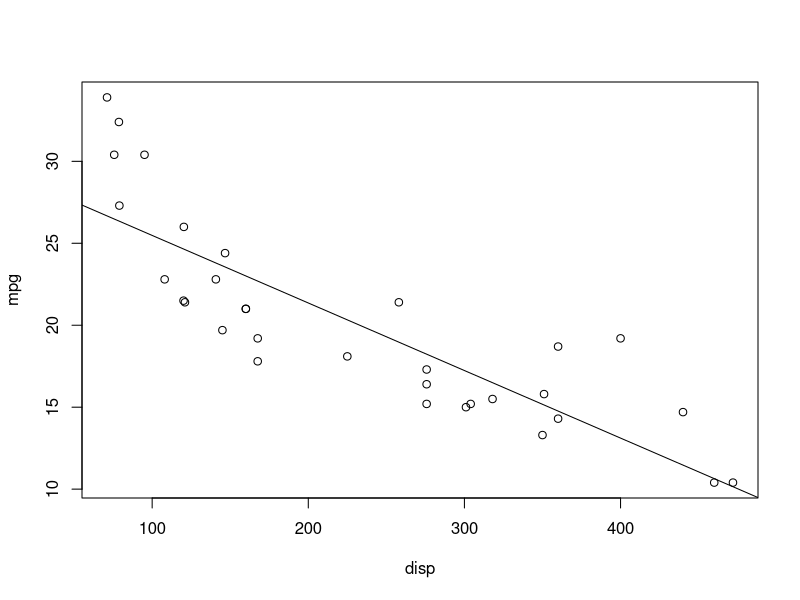
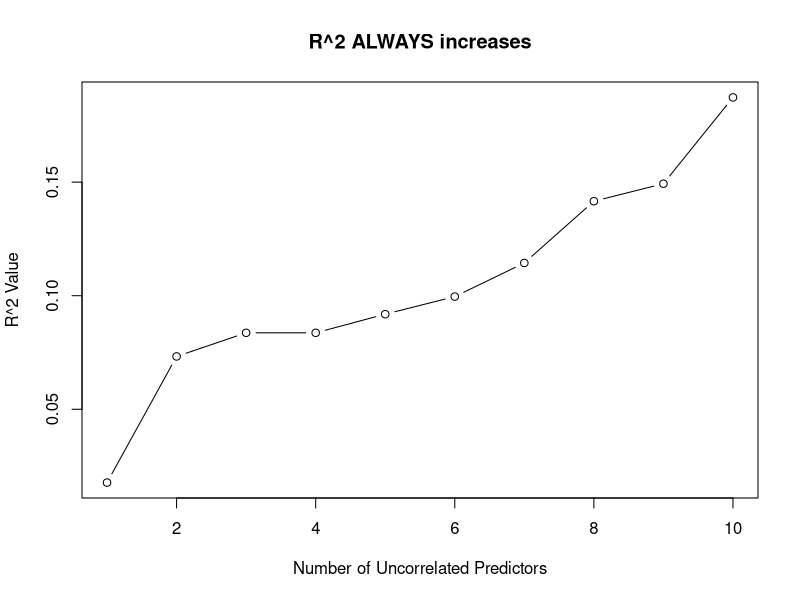

Write R code to recreate these figures, in order.
## ---- chunk 1
#| echo: true
#| eval: true
## Demonstration that they're true (up to a rounding error)
mylm <- broom::augment(lm(mpg ~ disp, data = mtcars))
sum(mylm$.resid * mylm$.fitted)
mean(mylm$.resid)
X <- model.matrix(mpg ~ disp, data = mtcars)
all.equal(t(X) %*% X, t(t(X) %*% X))
## ---- chunk 2
#| echo: true
anova(lm(mpg ~ disp, data = mtcars)) |> 
    knitr::kable()
## ---- chunk 3
#| fig-width: 4
#| fig-height: 5
plot(mpg ~ disp, data = mtcars)
abline(lm(mpg ~ disp, data = mtcars))
## ---- chunk 4
#| echo: true
anova(lm(mpg ~ qsec, data = mtcars)) |> 
    knitr::kable()

summary(lm(mpg ~ qsec, data = mtcars))$coef |>
    knitr::kable()
## ---- chunk 5
#| echo: true
anova(lm(mpg ~ qsec + disp, data = mtcars)) |> 
    knitr::kable()

summary(lm(mpg ~ qsec + disp, data = mtcars))$coef |>
    knitr::kable()
## ---- chunk 6
#| echo: false
#| eval: true
#| fig-height: 4.5
#| fig-width: 4
nx <- 10 # Number of uncorrelated predictores
uncorr <- matrix(rnorm(50*(nx + 1)), 
    nrow = 50, ncol = nx + 1)
## First column is y, rest are x
colnames(uncorr) <- c("y", paste0("x", 1:nx))
uncorr <- as.data.frame(uncorr)

rsquares <- NA
for (i in 2:(nx + 1)) {
    rsquares <- c(rsquares,
        summary(lm(y ~ ., 
            data = uncorr[,1:i]))$r.squared)
}
plot(1:10, rsquares[-1], type = "b",
    xlab = "Number of Uncorrelated Predictors",
    ylab = "R^2 Value",
    main = "R^2 ALWAYS increases")
